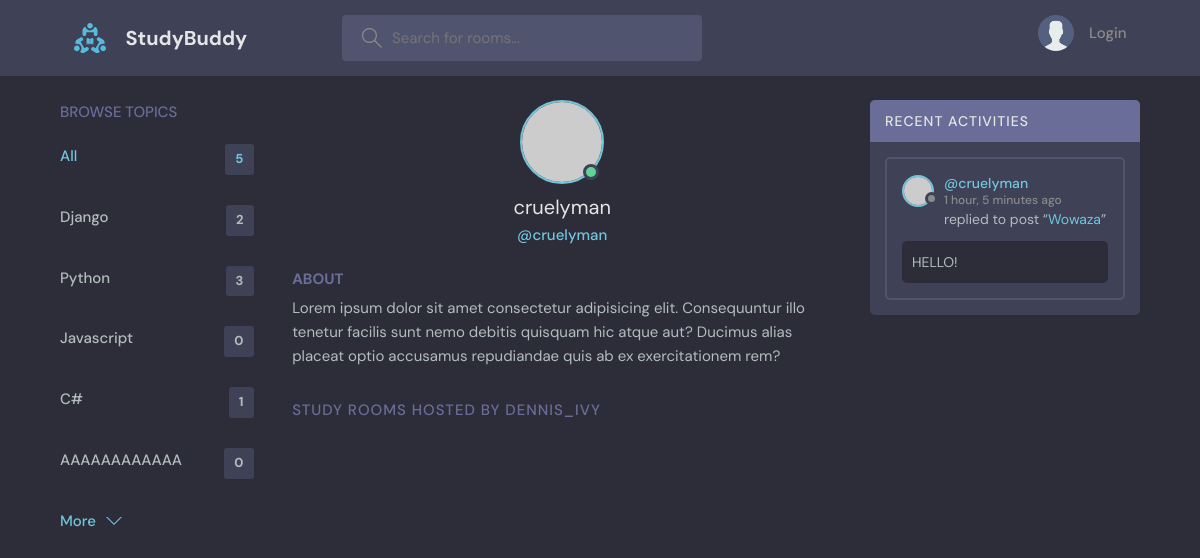
The page /profile/4/ on the database its author committed.
### messagingapp/models.py (models this page shows, shortened)
class Topic(models.Model):
    name = models.CharField(max_length=200)

class Message(models.Model):
    user = models.ForeignKey(User, on_delete=models.CASCADE)
    room = models.ForeignKey(Room, on_delete=models.CASCADE)
    body = models.TextField()
    updated = models.DateTimeField(auto_now=True)
    created = models.DateTimeField(auto_now_add=True)
    class Meta:
        ordering = ['-updated', '-created']

class Room(models.Model):
    host = models.ForeignKey(User, on_delete=models.SET_NULL, null=True)
    topic = models.ForeignKey(Topic, on_delete=models.SET_NULL, null=True)
    name = models.CharField(max_length=200)
    description = models.TextField(null=True, blank=True)
    participants = models.ManyToManyField(User, related_name='participants', blank=True)
    updated = models.DateTimeField(auto_now=True)
    created = models.DateTimeField(auto_now_add=True)
    class Meta:
        ordering = ['-updated', '-created']
    def __str__(self):
        return self.name

### messagingapp/views.py (the view)
# urls.py: path('profile/<str:pk>/', views.user_profile, name='user-profile'),
def user_profile(request: HttpRequest, pk: str) -> HttpResponse:
    user = User.objects.get(id=pk)
    rooms = user.room_set.all()
    room_messages = user.message_set.all()
    topics = Topic.objects.all()
    context = {'user': user, 'rooms':rooms, 'room_messages': room_messages, 'topics': topics}
    return render(request, 'messagingapp/profile.html', context)

### messagingapp/templates/messagingapp/profile.html (shortened to what this page needs)
{% extends 'base.html' %}
{% block content %}
  <main class="profile-page layout layout--3">
    <div class="container">
      {% include 'messagingapp/topics_component.html' %}
      <div class="roomList">
        <div class="profile">
          <div class="profile__avatar">
            <div class="avatar avatar--large active">
              <img src="https://randomuser.me/api/portraits/men/11.jpg" />
            </div>
          </div>
          <div class="profile__info">
            <h3>{{ user.username }}</h3>
            <p>@{{ user.username }}</p>
          </div>
          <div class="profile__about">
            <h3>About</h3>
            <p>
              Lorem ipsum dolor sit amet consectetur adipisicing elit. Consequuntur illo tenetur
              facilis sunt nemo debitis quisquam hic atque aut? Ducimus alias placeat optio
              accusamus repudiandae quis ab ex exercitationem rem?
            </p>
          </div>
        </div>
        <div class="roomList__header">
          <div>
            <h2>Study Rooms Hosted by dennis_ivy</a>
            </h2>
          </div>
        </div>
      </div>
      {% include 'messagingapp/activity_component.html' %}
    </div>
  </main>
{% endblock content %}

### messagingapp/templates/messagingapp/topics_component.html
<div class="topics">
  <div class="topics__header">
    <h2>Browse Topics</h2>
  </div>
  <ul class="topics__list">
    <li>
      <a href="{% url 'home' %}" class="active">All <span>{{ topics.count }}</span></a>
    </li>
      {% for topic in topics %}
        <li>
          <a href="{% url 'home' %}?q={{ topic.name }}">{{ topic.name }} <span>{{ topic.room_set.all.count }}</span></a>
        </li>
      {% endfor %}
  </ul>
  <a class="btn btn--link" href="topics.html">
    More
    <svg version="1.1" xmlns="http://www.w3.org/2000/svg" width="32" height="32" viewBox="0 0 32 32">
      <title>chevron-down</title>
      <path d="M16 21l-13-13h-3l16 16 16-16h-3l-13 13z"></path>
    </svg>
  </a>
</div>

### messagingapp/templates/messagingapp/activity_component.html (shortened to what this page needs)
<div class="activities">
  <div class="activities__header">
    <h2>Recent Activities</h2>
  </div>
    {% for message in room_messages %}
        <div class="activities__box">
            <div class="activities__boxHeader roomListRoom__header">
              <a href="{% url 'user-profile' message.user.id %}" class="roomListRoom__author">
                <div class="avatar avatar--small">
                  <img src="https://randomuser.me/api/portraits/women/11.jpg" />
                </div>
                <p>
                  @{{ message.user }}
                  <span>{{ message.created|timesince }} ago</span>
                </p>
              </a>
            </div>
            <div class="activities__boxContent">
              <p>replied to post “<a href="{% url 'room' message.room.id %}">{{ message.room}}</a>”</p>
              <div class="activities__boxRoomContent">
                  {{ message.body }}
              </div>
            </div>
        </div>
    {% endfor %}
  </div>

### rows shown on the page
Topic: name "Django", room_set.all.count "2"
Topic: name "Python", room_set.all.count "3"
Topic: name "Javascript", room_set.all.count "0"
Topic: name "C#", room_set.all.count "1"
Topic: name "AAAAAAAAAAAA", room_set.all.count "0"
Message: user "cruelyman", created "1 hour, 5 minutes", room "Wowaza", body "HELLO!"

### other values the page prints
{{ topics.count }} "5"
{{ user.username }} "cruelyman"
